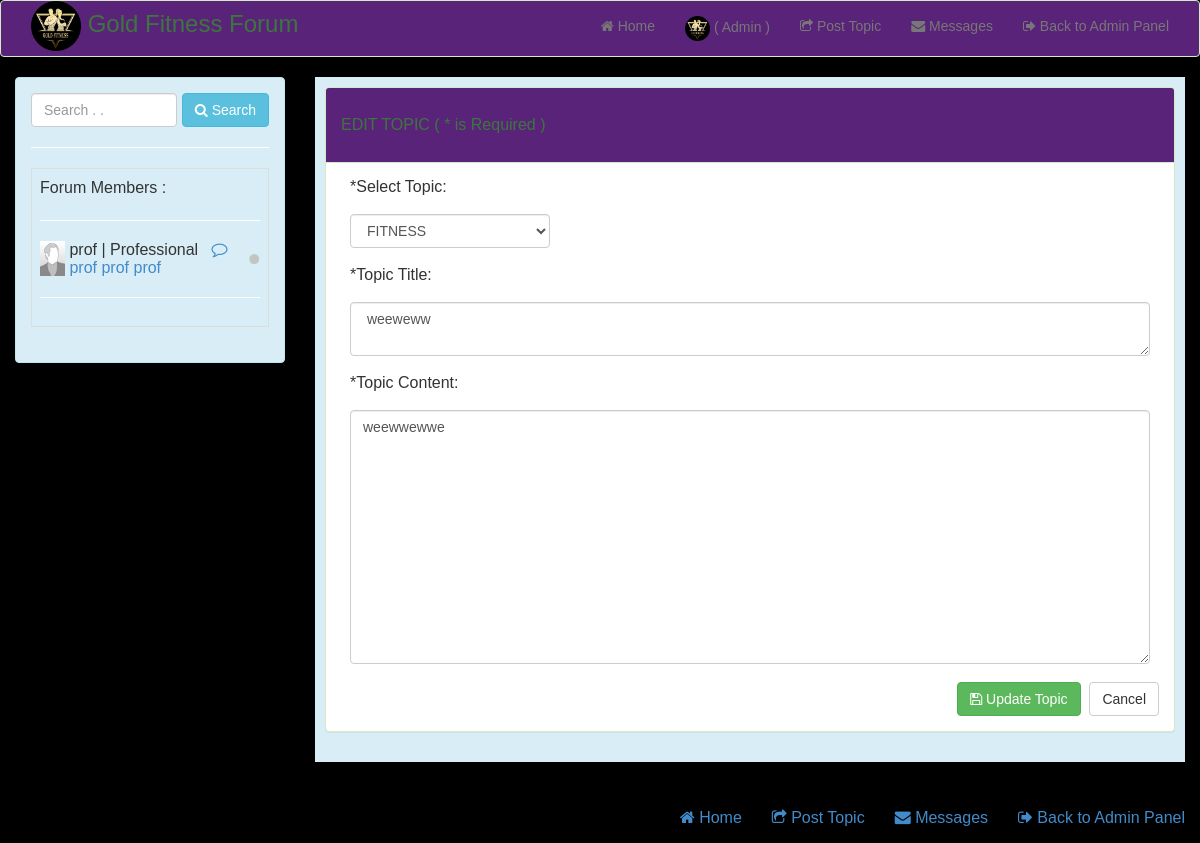
The app's page /admin/admin_forum/post_editor.php?id=152 (signed in) with its own data.
### tables this page shows
CREATE TABLE IF NOT EXISTS `members` (
  `member_id` int(11) NOT NULL AUTO_INCREMENT,
  `image` varchar(100) NOT NULL,
  `firstname` varchar(20) NOT NULL,
  `lastname` varchar(20) NOT NULL,
  `middlename` varchar(20) NOT NULL,
  `sex` varchar(6) NOT NULL,
  `address` varchar(100) NOT NULL,
  `contact_no` varchar(50) NOT NULL,
  `date_of_birth` text NOT NULL,
  `username` varchar(100) NOT NULL,
  `email` varchar(100) NOT NULL,
  `password` varchar(100) NOT NULL,
  `access` varchar(50) NOT NULL,
  `status` text NOT NULL,
  `acct_status` varchar(100) NOT NULL,
  `topic_ctr` varchar(11) NOT NULL,
  `threads_ctr` varchar(11) NOT NULL,
  `replies_ctr` varchar(11) NOT NULL,
  PRIMARY KEY (`member_id`)
);

CREATE TABLE IF NOT EXISTS `post` (
  `post_id` int(11) NOT NULL AUTO_INCREMENT,
  `member_id` int(11) NOT NULL,
  `post_content` longtext NOT NULL,
  `date_posted` varchar(100) NOT NULL,
  `post_image` varchar(150) NOT NULL,
  `post_title` text NOT NULL,
  `topic` varchar(50) NOT NULL,
  `views` int(11) NOT NULL,
  `replies` int(11) NOT NULL,
  `threads` int(11) NOT NULL,
  `access` text NOT NULL,
  PRIMARY KEY (`post_id`)
);

### admin/session.php (called while the page is built, shortened)
<?php
$session_id=$_SESSION['id'];
?>

### admin/admin_forum/post_editor.php (the view, shortened to what this page needs)
<head>
</head>
  <body id="home">
   	<?php    include('navbar.php');
       $get_id=$_GET['id'];
       	$post_query = $conn->query("select * from post LEFT JOIN members on post.member_id = members.member_id where post_id='$get_id'");
									while($post_row = $post_query->fetch())
                                    {
								 $topic = $post_row['topic'];
							 	$post_title = $post_row['post_title'];
								$post_content = $post_row['post_content'];
									}
       ?>
<center>
  <table>
  <tr>
  <td>
	<div class="container-fluid">
		<div class="row">
			<div class="col-md-3">
            	<div class="alert alert-info">
             <form method="post" action="search_result.php">
                  <table><tr>
                  <td>
                  <input type="text" name="search" class="form-control" placeholder="Search . ." required>
                  </td>
                  <td>&nbsp;</td>
                  <td>
                  <button type="submit" class="btn btn-info"><li class="fa fa-search"></li> Search</button>
                  </td>
                  </tr></table>
                   </form>
                  <hr />
               <div id="load_tweets2">
   	<?php    include('sidebar.php'); ?>
       </div>
       </div>
       </div>
			<div class="col-md-9">
						<div class="jumbotron alert-info">
				<div class="panel panel-success">
  <div class="panel-heading">
      <br />
		<h4 class="panel-title">EDIT TOPIC ( * is Required ) </h4>
    <br />
  </div>
  <div class="panel-body">
	<form method="post" enctype="multipart/form-data">
    <center>
    <table width="800">
    <tr>
    <td>
    *Select Topic:<br /><br />
     <select name="topic" class="form-control">
     <option><?php echo $topic; ?></option>
    </select>
    <br />
    </td>
    <td width="600"> </td>
    </tr>
    <tr>
    <td colspan="2">
     *Topic Title:<br /><br />
    <textarea name="post_title" class="form-control" rows="2" placeholder="Title" required> <?php echo 	$post_title; ?></textarea>
                                <br />
                                *Topic Content:<br /><br />
								<textarea name="post_content" class="form-control" rows="12" placeholder="Contents" required><?php echo $post_content; ?></textarea>
                                <br />
    </td>
    </tr>
    </table>
                            	<div class="pull-right">
								<button type="submit" name="edit" class="btn btn-success"><i class="fa fa-save"></i> Update Topic</button>&nbsp;	<a href="home.php" class="btn btn-default">Cancel</a>
								</div>
						</form>
                        </center>
			<div class="col-md-1"></div>
	<?php include('footer.php'); ?>
  </body>
</html>

### admin/admin_forum/sidebar.php (shortened to what this page needs)
<?php
 include('header.php');
 include('../session.php');
 ?>
	<table cellpadding="0" cellspacing="0" border="0" class="table table-bordered" id="example"  >
	<tr>
        <td>
          Forum Members :
                 <hr />
          	<?php
	$query = $conn->query("select * from members order by lastname ASC") or die(mysql_error());
	while ($row = $query->fetch()) {
	$id = $row['member_id'];
       if($id==$session_id){
           	$query1 = $conn->query("select * from members where member_id='$session_id'") or die(mysql_error());
	while ($row1 = $query1->fetch())
       {
	   if($row1['acct_status']=="Unactive")
          {
           ?>
           <script>
					 alert('Your account has been Deactivated by the Administrator. Pls. contact the admin for clarifications. Thank you.');
                    	window.location = 'logout.php';
						</script>
           <?php
          }
	}
       }else{
	?>
        <table cellpadding="0" cellspacing="0" border="0"   id="example" width="220">
        <tr>
  <td rowspan="2"><img src="<?php echo "../".$row['image']; ?>" width="25" height="35" class="img-square" /></td>
   <td rowspan="2">&nbsp;</td>
       	<td width="197"><?php echo $row['username']." | ".$row['access']; ?> &nbsp; <a href="compose_msg.php?id=<?php echo $id;  ?>" title="click to send a message to <?php echo $row['firstname']." ".$row['middlename']." ".$row['lastname']; ?>"><i class="fa fa-comment-o"></i></a></td>
 <td  rowspan="2"><?php
           if($row['status']=="active"){
               ?>
           <img src="../images/active.png" width="12" height="12" alt="..." class="img-circle">
                <?php
           }
           else
           {
               ?>
               <img src="../images/inactive.png" width="12" height="12" alt="..." class="img-circle">
            <?php
           }
            ?> </td>
	</tr>
       <tr>
       	<td colspan="2"><a href="view_profile.php?id=<?php echo $id; ?>"><?php echo $row['firstname']." ".$row['middlename']." ".$row['lastname']; ?></a></td>
       </tr>
       	</table>
               <hr />
              <?php
             }}?>
       </td>
       </tr>
</table>

### css/style.css (style rules this page uses)
body { background: rgba(0, 0, 0, 0); font-family:'ProximaNova-Light',Helvetica,Arial,sans-serif !important; }
#home { background-attachment: fixed; background-color: #000000; background-position: left 40px; background-repeat: no-repeat; }
#home .jumbotron { padding:10px !important; }
#home hr { border-color:#ffffff !important; }

### records on screen
members: image (picture), username "prof", access "Professional", firstname "prof", middlename "prof", lastname "prof"
post: topic "FITNESS", post_title "weeweww", post_content "weewwewwe"
